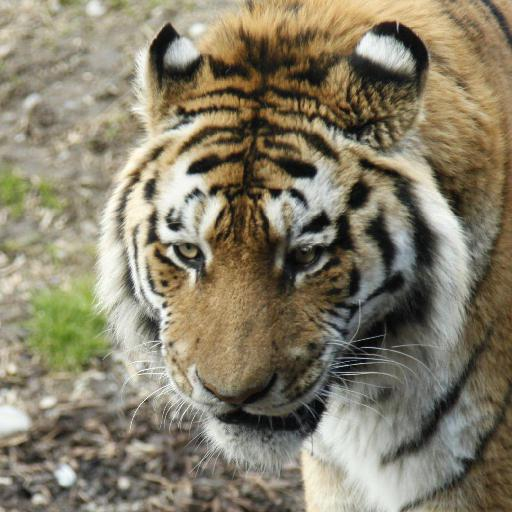
#> input picture Web/img/0.jpg, 512 x 512 px, found by its file name
$ python drivetekstur.py
#> lines starting #> are read from the running program, lines starting #| are printed output that depends on the picture
### src/tekstur.py
import cv2
import os
import numpy as np
import math

img = cv2.imread("C:\\Users\\Dhinto\\Documents\\Tubes_algeo2\\src\\dataset\\0.jpg")
#> img is the input picture: shape (512, 512, 3); mean B, G, R 105.7, 126.8, 134.5
img2 = cv2.imread("C:\\Users\\Dhinto\\Documents\\Tubes_algeo2\\src\\dataset\\1.jpg")

def processImg(gambar):
    r, g, b = cv2.split(gambar)
    r = r * 0.29
    g = g * 0.587
    b = b * 0.114
    gr = r+g+b
    grInt = gr.astype(int)
    return grInt

def coOccureanceMat(gambar):
    image = processImg(gambar)
    cooccurrence_Matrix = np.zeros((256, 256), dtype=int)
    height, width = image.shape

    for i in range(height):
        for j in range(width-1):
            cooccurrence_Matrix[image[i, j], image[i, j+1]] += 1

    cooccurrence_Matrix = np.transpose(cooccurrence_Matrix) + cooccurrence_Matrix
    sum_matrix = np.sum(cooccurrence_Matrix)
    normalized_matrix = cooccurrence_Matrix / sum_matrix

    return normalized_matrix

def features(gambar):
    cooccurence = coOccureanceMat(gambar)
    contrast = np.sum(np.square(np.arange(256)[:, np.newaxis] - np.arange(256)[np.newaxis, :]) * cooccurence)
    entropy = -np.sum(cooccurence * np.log(cooccurence + np.finfo(float).eps))
    homogeneity = np.sum(cooccurence / (1 + np.abs(np.arange(256)[:, np.newaxis] - np.arange(256)[np.newaxis, :])))
    vektor = [0,0,0]
    vektor[0] =  contrast
    vektor[1] =  homogeneity
    vektor[2] =  entropy
    return vektor

# [13 lines left out: function cosineSimilarity, not called in this run]


### src/drivetekstur.py
import tekstur
import os
import cv2
import csv
import time

def arrimgToVektor(path):
    arrObjtxtr = []
    arrGambar = os.listdir(path)
    start = time.time()
    i = 0
    for img in arrGambar:
        img_path = os.path.join(path, img)
        compared = cv2.imread(img_path)
        img_resize = cv2.resize(compared, (0,0), fx=0.5,fy = 0.5)
        vektor = tekstur.features(img_resize)
        arrObjtxtr.append({
            "img" : img_path,
            "vektor" : vektor
        })
        print(f"gamabar ke-{i}")
        i = i+1
    finish = time.time()
    selisih = finish - start
    print (f"waktu : {selisih}")

    csv_filename = "output2.csv"
    with open(csv_filename, 'w', newline='') as csvfile:
            # Tentukan header
            fieldnames = ["img", "vektor"]

            # Inisialisasi objek writer
            csvwriter = csv.DictWriter(csvfile, fieldnames=fieldnames)

            # Tulis header
            csvwriter.writeheader()

            # Tulis data
            csvwriter.writerows(arrObjtxtr)

    return arrObjtxtr
path = "C:\\Users\\Dhinto\\Documents\\GitHub\\Algeo02-22123\\src\\dataset"
arrimgToVektor(path)
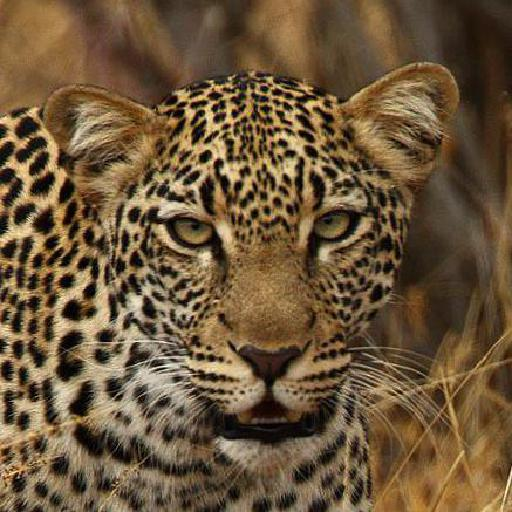
#> input picture src/dataset/1069.jpg, 512 x 512 px, found by its file name
#> in arrimgToVektor, compared is the input picture: shape (512, 512, 3); mean B, G, R 58.2, 86.2, 108.5
#> in arrimgToVektor, `img_resize = cv2.resize(compared, (0,0), fx=0.5,fy = 0.5)`:
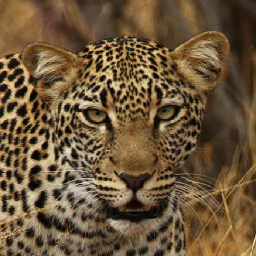
#> img_resize: shape (256, 256, 3); mean B, G, R 58.4, 86.3, 108.6
#> in processImg, `r, g, b = cv2.split(gambar)`:
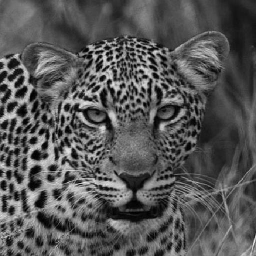
#> g: shape (256, 256); min 0, max 234, mean 86.3
#> in processImg, `r, g, b = cv2.split(gambar)`:
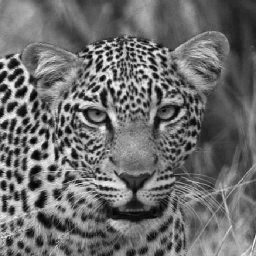
#> b: shape (256, 256); min 0, max 249, mean 108.6
#> in processImg, `r = r * 0.29`:
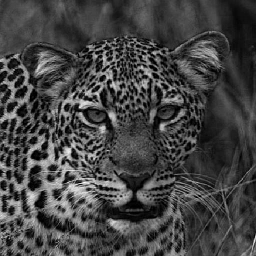
#> r: shape (256, 256) float64; min 0, max 62.93, mean 16.9; drawn with min black and max white
#> in processImg, `g = g * 0.587`:
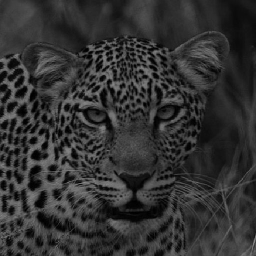
#> g: shape (256, 256) float64; min 0, max 137.4, mean 50.7
#> after the loop in coOccureanceMat, `for i in range(height):`:
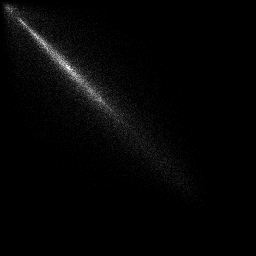
#> cooccurrence_Matrix: shape (256, 256) int64; min 0, max 51, mean 1; drawn with min black and max white
#> in features, `contrast = np.sum(np.square(np.arange(256)[:, np.newaxis] - np.arange(..`: contrast = 492.5
#> in features, `entropy = -np.sum(cooccurence * np.log(cooccurence + np.finfo(float).e..`: entropy = 9.23
#> in features, `homogeneity = np.sum(cooccurence / (1 + np.abs(np.arange(256)[:, np.ne..`: homogeneity = 0.195
#> in arrimgToVektor, `vektor = tekstur.features(img_resize)`: vektor = [492.5, 0.195, 9.23]
#> pass 2 of the loop in arrimgToVektor, `for img in arrGambar:`:
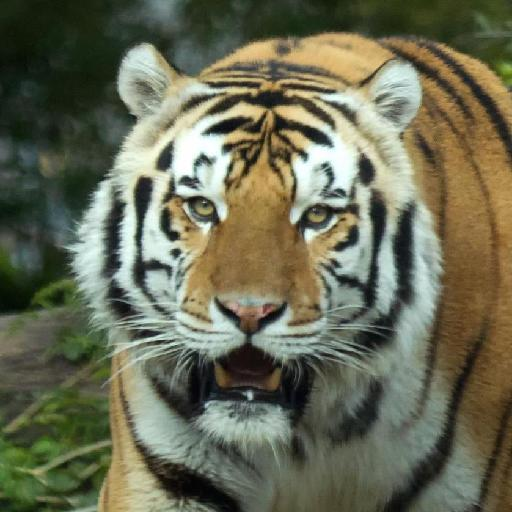
#> input picture src/dataset/1097.jpg, 512 x 512 px, found by its file name
#> in arrimgToVektor, compared is the input picture: shape (512, 512, 3); mean B, G, R 85, 107.4, 105.8
#> in processImg (call 2), `g = g * 0.587`:
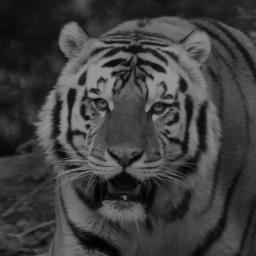
#> g: shape (256, 256) float64; min 1.76, max 149.7, mean 63.1
#> after the loop in coOccureanceMat (call 2), `for i in range(height):`:
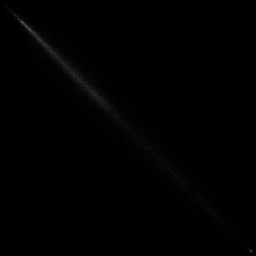
#> cooccurrence_Matrix: shape (256, 256) int64; min 0, max 113, mean 1
#> vektor = [230.7, 0.266, 8.98]
#> pass 3 of the loop in arrimgToVektor, `for img in arrGambar:`:
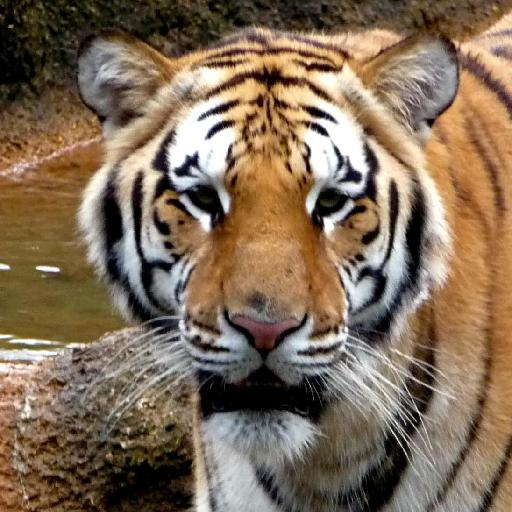
#> input picture src/dataset/1193.jpg, 512 x 512 px, found by its file name
#> in arrimgToVektor, compared is the input picture: shape (512, 512, 3); mean B, G, R 88.2, 109.3, 129.4
#> in processImg (call 3), `g = g * 0.587`:
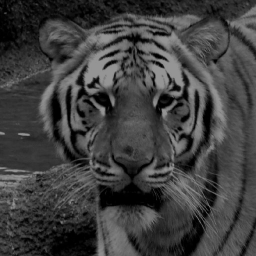
#> g: shape (256, 256) float64; min 0, max 149.7, mean 64.2
#> after the loop in coOccureanceMat (call 3), `for i in range(height):`:
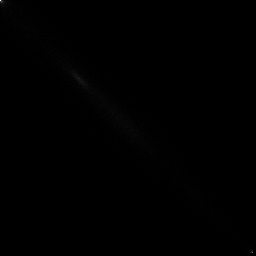
#> cooccurrence_Matrix: shape (256, 256) int64; min 0, max 530, mean 1; drawn with min black and max white
#> vektor = [482, 0.192, 9.43]
